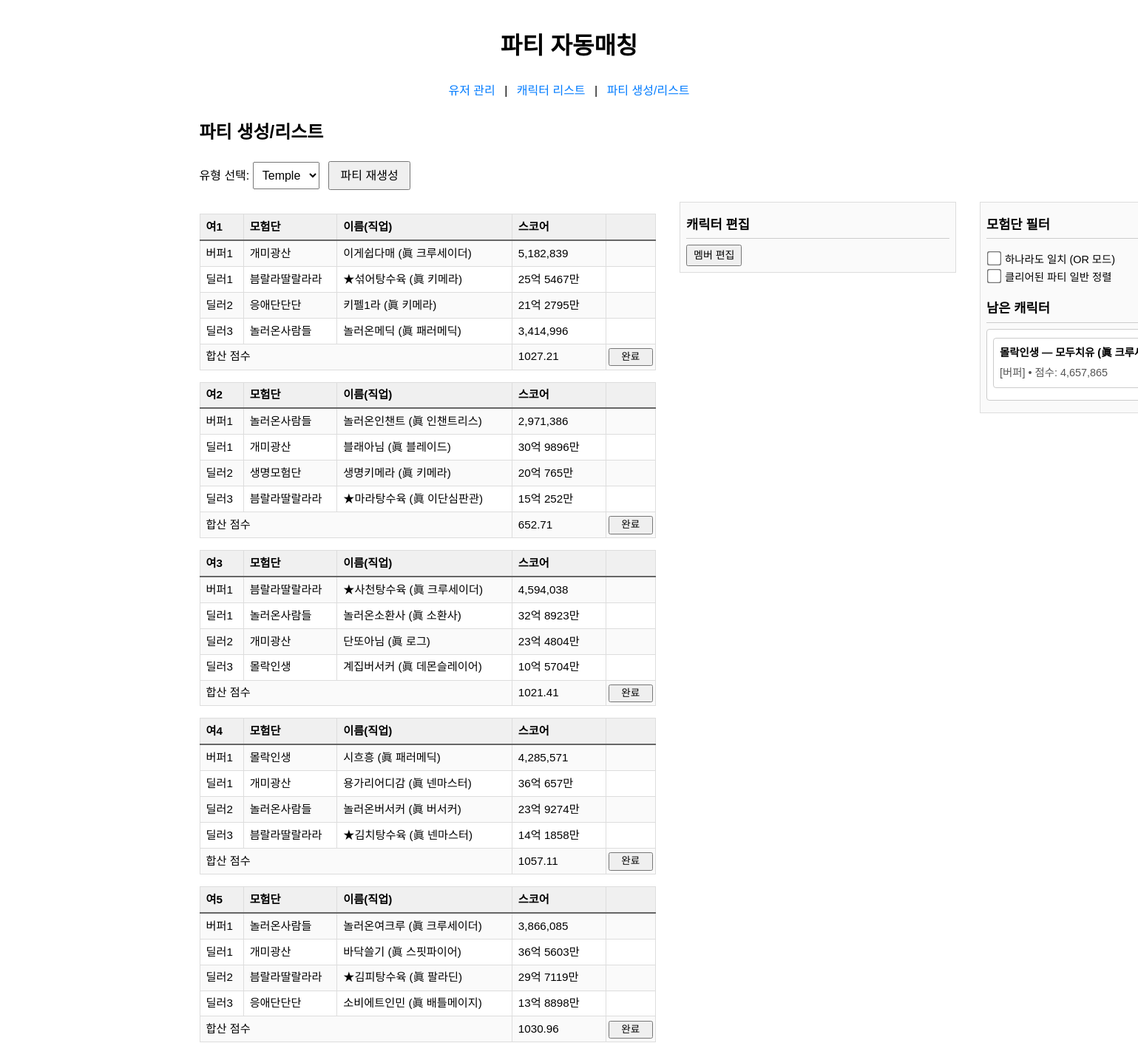
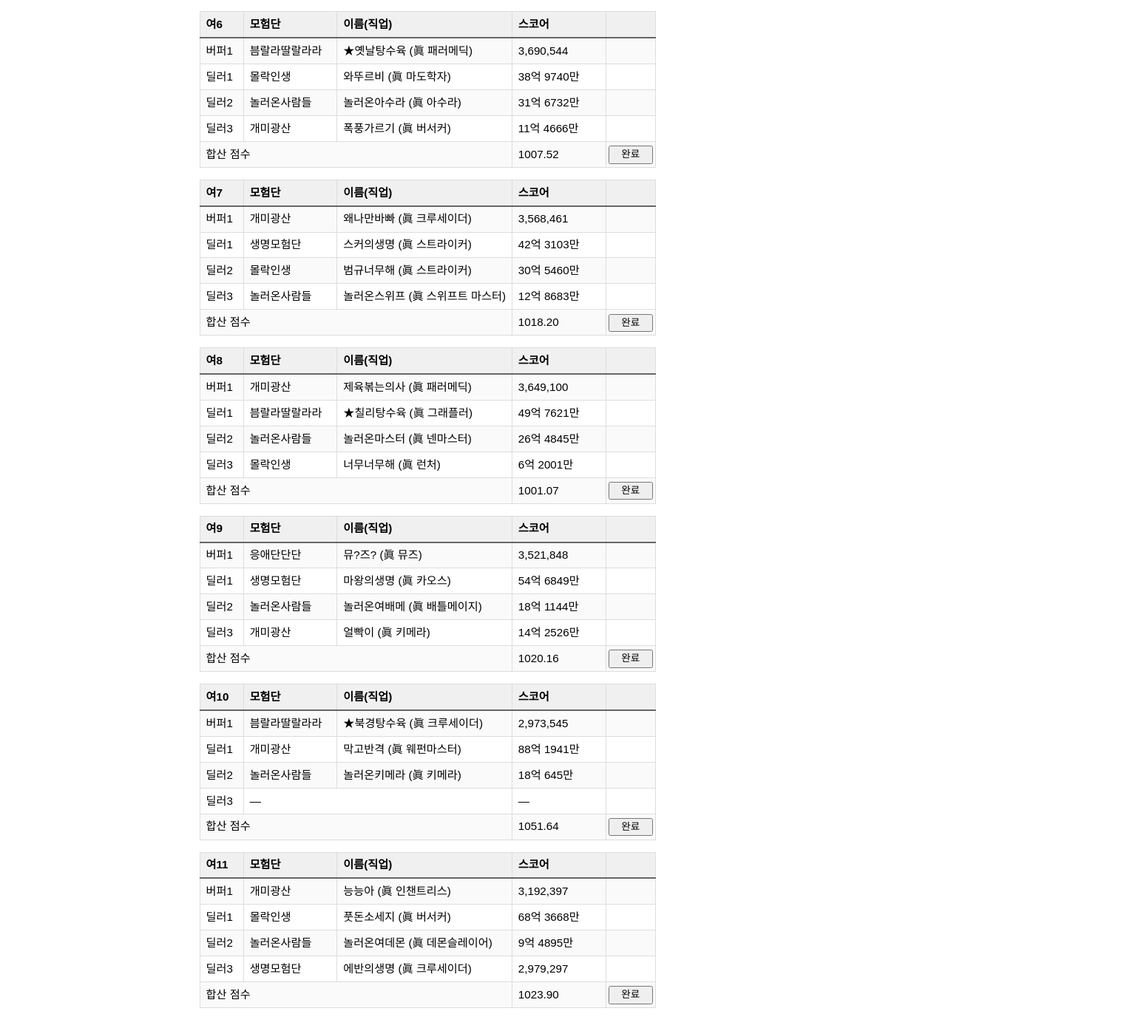
Page /party/ on the committed database (2 pictures, top to bottom).
### tables this page shows
CREATE TABLE "party" (
	"id"	INTEGER,
	"type"	TEXT,
	"buffer"	TEXT,
	"dealer1"	TEXT,
	"dealer2"	TEXT,
	"dealer3"	TEXT,
	"result"	NUMERIC,
	"is_completed"	TEXT,
	PRIMARY KEY("id" AUTOINCREMENT)
);

### blueprints/party.py (the view, shortened to what this page needs)
@party_bp.route('/', methods=['GET', 'POST'])
def list_and_generate():
    role = request.values.get('role', 'temple')
    conn = get_db_connection()
    rows = conn.execute(
        "SELECT id, buffer, dealer1, dealer2, dealer3, result, "
        "       COALESCE(is_completed, 0) AS is_completed "
        "FROM party WHERE type = ? ORDER BY id ASC",
        (role,)
    ).fetchall()
    parties = []
    for r in rows:
        completed_flag = False
        try:
            completed_flag = bool(int(r['is_completed']))
        except Exception:
            completed_flag = bool(r['is_completed'])
        buf = json.loads(r['buffer'])
        buf['isbuffer'] = bool(int(buf.get('isbuffer', 0)))
        dealers = []
        for key in ('dealer1', 'dealer2', 'dealer3'):
            raw = r[key]
            if raw:
                d = json.loads(raw)
                d['isbuffer'] = bool(int(d.get('isbuffer', 0)))
                dealers.append(d)
            else:
                dealers.append(None)
        parties.append({
            'id': r['id'],
            'buffer': buf,
            'dealers': dealers,
            'result': r['result'],
            'is_completed': completed_flag,
        })
    ab_rows = conn.execute(
        "SELECT character FROM abandonment WHERE type = ? ORDER BY id ASC",
        (role,)
    ).fetchall()
    abandoned = [json.loads(r['character']) for r in ab_rows]
    conn.close()
    return render_template(
        'party.html',
        selected=role,
        parties=parties,
        abandoned=abandoned
    )

### app.py (called while the page is built)
def get_db_connection():
    db_path = os.path.join(current_app.root_path, 'database', 'DB.sqlite')
    conn = sqlite3.connect(db_path)
    conn.row_factory = sqlite3.Row
    return conn

### blueprints/party.py (called while the page is built)
def format_korean(num):
    parts = []
    eok = num // 100_000_000
    if eok:
        parts.append(f"{eok}억")
        num %= 100_000_000
    man = num // 10_000
    if man:
        parts.append(f"{man}만")
    return " ".join(parts) or "0"

### templates/party.html (shortened to what this page needs)
{% extends 'base.html' %}
{% block content %}
  <h2>파티 생성/리스트</h2>
  <div style="margin-bottom:1rem;">
    <form method="get" action="" style="display:inline;">
      <label for="role-select">유형 선택:</label>
      <select id="role-select" name="role" onchange="this.form.submit()">
        <option value="temple" {% if selected=='temple' %}selected{% endif %}>Temple</option>
      </select>
    </form>
    <form method="post" action="" style="display:inline; margin-left:0.5rem;">
      <button type="submit">파티 재생성</button>
    </form>
  </div>
  {% if parties %}
    <div class="party-wrapper">
      {% set prefixes = {'temple':'여','azure':'애','venus':'베'} %}
      <div class="party-list">
        {% for p in parties %}
          {% set partyIndex = loop.index %}
          <table class="border table-auto {% if p.is_completed %}completed{% endif %}" data-id="{{ p.id }}">
            <colgroup>
              <col style="width:7ch">
              <col style="width:15ch">
              <col style="width:28ch">
              <col style="width:15ch">
              <col style="width:8ch">
            </colgroup>
            <thead class="bg-gray-100">
              <tr>
                <th>{{ prefixes[selected] }}{{ loop.index }}</th>
                <th>모험단</th>
                <th>이름(직업)</th>
                <th>스코어</th>
                <th></th>
              </tr>
            </thead>
            <tbody>
              <tr class="border-b">
                <td>버퍼1</td>
                <td>{{ p.buffer.adventure }}</td>
                <td>{{ p.buffer.chara_name }} ({{ p.buffer.job }})</td>
                <td class="text-right">{{ "{:,}".format(p.buffer.score) }}</td>
                <td class="swap-col">
                </td>
              </tr>
              {% for i in range(3) %}
                {% set d = p.dealers[i] %}
                <tr class="border-b">
                  <td>딜러{{ i+1 }}</td>
                  {% if d %}
                    <td>{{ d.adventure }}</td>
                    <td>{{ d.chara_name }} ({{ d.job }})</td>
                    <td class="text-right">
                      {% if d.isbuffer %}
                        {{ "{:,}".format(d.score) }}
                      {% else %}
                        {{ d.score | int | korean }}
                      {% endif %}
                    </td>
                  {% else %}
                    <td colspan="2" class="text-center">—</td>
                    <td>—</td>
                  {% endif %}
                  <td class="swap-col">
                  </td>
                </tr>
              {% endfor %}
              <tr class="bg-gray-100">
                <td colspan="3" class="text-right font-semibold">합산 점수</td>
                <td class="text-right font-semibold">
                  {{ "{:.2f}".format(p.result) if p.result is not none else '—' }}
                </td>
                <td>
                  {% if not p.is_completed %}
                    <form method="post"
                          action="{{ url_for('party.complete_party') }}"
                          onsubmit="return confirm('이 파티를 던전 클리어 처리하시겠습니까?');">
                      <button type="submit">완료</button>
                    </form>
                  {% endif %}
                </td>
              </tr>
            </tbody>
          </table>
        {% endfor %}
      </div>
      <div class="middle-list">
        <h3>캐릭터 편집</h3>
        <button id="edit-members-btn">멤버 편집</button>
      </div>
      <div class="abandon-list">
        <h3>모험단 필터</h3>
        <div class="mode-toggle">
          <label><input type="checkbox" id="filter-mode"> 하나라도 일치 (OR 모드)</label><br>
          <label><input type="checkbox" id="show-completed"> 클리어된 파티 일반 정렬</label>
        </div>
        <h3>남은 캐릭터</h3>
        {% if abandoned %}
          <ul class="characters">
            {% for c in abandoned %}
              <li data-char='{{ c|tojson }}'>
                <div class="character-card">
                  <div class="card-top">
                    {{ c.adventure }} — {{ c.chara_name }} ({{ c.job }})
                  </div>
                  <div class="card-bottom">
                    [{{ '버퍼' if c.isbuffer else '딜러' }}] • 점수: {{ "{:,}".format(c.score) }}
                  </div>
                </div>
              </li>
            {% endfor %}
          </ul>
        {% else %}
          <p>남은 캐릭터가 없습니다.</p>
        {% endif %}
      </div>
    </div>
  {% else %}
    <p>해당 유형의 파티가 없습니다. 파티 재생성을 눌러주세요.</p>
  {% endif %}
{% endblock %}

### templates/base.html (shortened to what this page needs)
<!doctype html>
<html lang="ko">
<head>
  <link rel="stylesheet" href="{{ url_for('static', filename='style.css') }}">
</head>
<body>
  <header>
    <h1>파티 자동매칭</h1>
    <nav>
      <a href="{{ url_for('users.list_users') }}">유저 관리</a> |
      <a href="{{ url_for('characters.show_characters') }}">캐릭터 리스트</a> |
      <a href="{{ url_for('party.list_and_generate') }}">파티 생성/리스트</a>
    </nav>
  </header>
  <main>
    {% block content %}{% endblock %}
  </main>
</body>
</html>
</body>
</html>

### static/style.css (style rules this page uses)
body { font-family: sans-serif; max-width: 1000px; margin: 0 auto; padding: 1rem; line-height: 1.6; }
header { text-align: center; margin-bottom: 1.5rem; }
nav { margin-top: 0.5rem; }
nav a { margin: 0 0.5rem; text-decoration: none; color: #007bff; }
select { padding: 0.4rem 0.6rem; font-size: 0.9rem; }
button { padding: 0.4rem 0.8rem; font-size: 1rem; line-height: 1.2; cursor: pointer; margin-right: 0.25rem; }
.table, table { width: auto; border-collapse: collapse; font-size: 0.9rem; margin-top: 1rem; }
th, td { border: 1px solid #ddd; padding: 0.4rem 0.8rem; text-align: left; white-space: nowrap; }
thead th { background-color: #f0f0f0; border-bottom: 2px solid #666; }
tbody tr:nth-child(odd) { background-color: #fafafa; }
@media (min-width: 1024px) and (max-width: 1919px) { body { max-width: 1000px; padding: 1rem; } }
@media (min-width: 1024px) and (max-width: 1919px) { button { padding: 0.5rem 0.9rem; font-size: 1rem; margin-right: 0.4rem; } }
@media (min-width: 1024px) and (max-width: 1919px) { select { padding: 0.5rem; font-size: 1rem; } }
@media (min-width: 1024px) and (max-width: 1919px) { table { font-size: 0.95rem; } }
input[type="checkbox"] { transform: scale(1.5); margin: 0.25rem; }
.party-wrapper { display: flex; align-items: flex-start; gap: 2rem; }
.party-list { flex: 0 0 auto; margin-right: auto; }
.middle-list { flex: 0 0 40ch; position: sticky; top: 1rem; max-height: calc(100vh - 6rem); overflow-y: auto; padding: 0.5rem; border: 1px solid #ddd; background: #fafafa; }
.middle-list h3 { margin-top: 0.5rem; margin-bottom: 0.5rem; font-size: 1.1rem; border-bottom: 1px solid #ccc; padding-bottom: 0.25rem; }
.abandon-list { flex: 0 0 40ch; margin-left: 2rem; position: sticky; top: 1rem; max-height: calc(100vh - 6rem); overflow-y: auto; padding: 0.5rem; border: 1px solid #ddd; background: #fafafa; }
.party-list button, .abandon-list button { padding: 0.10rem 0.5rem; font-size: 0.875rem; line-height: 1.2; }
.party-list table th, .party-list table td { padding: 0.3rem 0.5rem; }
#edit-members-btn { padding: 0.25rem 0.5rem; font-size: 0.875rem; line-height: 1.2; margin: 0; }
.party-list table td:last-child form button { display: inline-block; width: 100%; margin: 0; padding: 0; height: 100%; font-size: 0.85rem; line-height: 1.5em; }
.party-list table td:last-child { padding: 0.2em; text-align: center; vertical-align: middle; }
.party-list table td.swap-col { padding: 0.2em; text-align: center; vertical-align: middle; }
.swap-col { padding: 0; }
.middle-list h3 { border-bottom: 1px solid #ccc; }
.character-card { box-sizing: border-box; width: 100%; padding: 0.75rem 0.75rem 0.75rem 0.75rem; position: relative; margin-top: 0.2rem; margin-bottom: 0.2rem; border: 1px solid #ccc; border-radius: 4px; background: #fff; }
.character-card .card-top { margin-bottom: 0.25rem; font-weight: 500; white-space: nowrap; overflow: hidden; text-overflow: ellipsis; }
.character-card .card-bottom { display: flex; justify-content: space-between; align-items: center; white-space: nowrap; gap: 0.5rem; font-size: 0.85rem; color: #555; }

### templates/party.html (style rules this page uses)
.party-wrapper { display: flex; align-items: flex-start; gap: 2rem; }
.party-list { flex: 0 0 auto; }
.party-list table { width: 65ch; table-layout: fixed; margin-bottom: 1rem; }
.abandon-list { flex: 0 0 40ch; margin-left: auto; position: sticky; top: 1rem; max-height: calc(100vh - 6rem); overflow-y: auto; padding: 0.5rem; border: 1px solid #ddd; background: #fafafa; }
.abandon-list h3 { margin: 0.5rem 0 0.25rem; font-size: 1.1rem; border-bottom: 1px solid #ccc; padding-bottom: 0.25rem; }
.abandon-list .mode-toggle { margin-bottom: 1rem; font-size: 0.9rem; }
.abandon-list ul.characters { list-style: none; padding: 0; margin: 0.5rem 0; }
.abandon-list ul.characters li { margin-bottom: 0.5rem; padding: 0.5rem; border: 1px solid #ccc; border-radius: 4px; background: #fff; font-size: 0.9rem; }
.character-card { border: 1px solid #ccc; border-radius: 4px; padding: 0.5rem; margin-bottom: 0.5rem; background: #fff; }
.character-card .card-top { font-weight: bold; margin-bottom: 0.25rem; }
.character-card .card-bottom { font-size: 0.9rem; color: #555; }

### rows in the picture
party: prefixes "여", buffer.adventure "개미광산", buffer.chara_name "이게쉽다매", buffer.job "眞 크루세이더", buffer.score "5,182,839", i "1" "2" "3", adventure "븜랄라딸랄라라" "응애단단단" "놀러온사람들", chara_name "★섞어탕수육" "키펠1라" "놀러온메딕", job "眞 키메라" "眞 키메라" "眞 패러메딕", score|korean "25억 5467만" "21억 2795만", score "3,414,996", result "1027.21"
party: prefixes "여", buffer.adventure "놀러온사람들", buffer.chara_name "놀러온인챈트", buffer.job "眞 인챈트리스", buffer.score "2,971,386", i "1" "2" "3", adventure "개미광산" "생명모험단" "븜랄라딸랄라라", chara_name "블래아님" "생명키메라" "★마라탕수육", job "眞 블레이드" "眞 키메라" "眞 이단심판관", score|korean "30억 9896만" "20억 765만" "15억 252만", result "652.71"
party: prefixes "여", buffer.adventure "븜랄라딸랄라라", buffer.chara_name "★사천탕수육", buffer.job "眞 크루세이더", buffer.score "4,594,038", i "1" "2" "3", adventure "놀러온사람들" "개미광산" "몰락인생", chara_name "놀러온소환사" "단또아님" "계집버서커", job "眞 소환사" "眞 로그" "眞 데몬슬레이어", score|korean "32억 8923만" "23억 4804만" "10억 5704만", result "1021.41"
party: prefixes "여", buffer.adventure "몰락인생", buffer.chara_name "시흐흥", buffer.job "眞 패러메딕", buffer.score "4,285,571", i "1" "2" "3", adventure "개미광산" "놀러온사람들" "븜랄라딸랄라라", chara_name "용가리어디감" "놀러온버서커" "★김치탕수육", job "眞 넨마스터" "眞 버서커" "眞 넨마스터", score|korean "36억 657만" "23억 9274만" "14억 1858만", result "1057.11"
party: prefixes "여", buffer.adventure "놀러온사람들", buffer.chara_name "놀러온여크루", buffer.job "眞 크루세이더", buffer.score "3,866,085", i "1" "2" "3", adventure "개미광산" "븜랄라딸랄라라" "응애단단단", chara_name "바닥쓸기" "★김피탕수육" "소비에트인민", job "眞 스핏파이어" "眞 팔라딘" "眞 배틀메이지", score|korean "36억 5603만" "29억 7119만" "13억 8898만", result "1030.96"
party: prefixes "여", buffer.adventure "븜랄라딸랄라라", buffer.chara_name "★옛날탕수육", buffer.job "眞 패러메딕", buffer.score "3,690,544", i "1" "2" "3", adventure "몰락인생" "놀러온사람들" "개미광산", chara_name "와뚜르비" "놀러온아수라" "폭풍가르기", job "眞 마도학자" "眞 아수라" "眞 버서커", score|korean "38억 9740만" "31억 6732만" "11억 4666만", result "1007.52"
party: prefixes "여", buffer.adventure "개미광산", buffer.chara_name "왜나만바빠", buffer.job "眞 크루세이더", buffer.score "3,568,461", i "1" "2" "3", adventure "생명모험단" "몰락인생" "놀러온사람들", chara_name "스커의생명" "범규너무해" "놀러온스위프", job "眞 스트라이커" "眞 스트라이커" "眞 스위프트 마스터", score|korean "42억 3103만" "30억 5460만" "12억 8683만", result "1018.20"
party: prefixes "여", buffer.adventure "개미광산", buffer.chara_name "제육볶는의사", buffer.job "眞 패러메딕", buffer.score "3,649,100", i "1" "2" "3", adventure "븜랄라딸랄라라" "놀러온사람들" "몰락인생", chara_name "★칠리탕수육" "놀러온마스터" "너무너무해", job "眞 그래플러" "眞 넨마스터" "眞 런처", score|korean "49억 7621만" "26억 4845만" "6억 2001만", result "1001.07"
party: prefixes "여", buffer.adventure "응애단단단", buffer.chara_name "뮤?즈?", buffer.job "眞 뮤즈", buffer.score "3,521,848", i "1" "2" "3", adventure "생명모험단" "놀러온사람들" "개미광산", chara_name "마왕의생명" "놀러온여배메" "얼빡이", job "眞 카오스" "眞 배틀메이지" "眞 키메라", score|korean "54억 6849만" "18억 1144만" "14억 2526만", result "1020.16"
party: prefixes "여", buffer.adventure "븜랄라딸랄라라", buffer.chara_name "★북경탕수육", buffer.job "眞 크루세이더", buffer.score "2,973,545", i "1" "2" "3", adventure "개미광산" "놀러온사람들", chara_name "막고반격" "놀러온키메라", job "眞 웨펀마스터" "眞 키메라", score|korean "88억 1941만" "18억 645만", result "1051.64"
party: prefixes "여", buffer.adventure "개미광산", buffer.chara_name "능능아", buffer.job "眞 인챈트리스", buffer.score "3,192,397", i "1" "2" "3", adventure "몰락인생" "놀러온사람들" "생명모험단", chara_name "풋돈소세지" "놀러온여데몬" "에반의생명", job "眞 버서커" "眞 데몬슬레이어" "眞 크루세이더", score|korean "68억 3668만" "9억 4895만", score "2,979,297", result "1023.90"

### other values in the picture
{{ c.adventure }} "몰락인생"
{{ c.chara_name }} "모두치유"
{{ c.job }} "眞…"
{{ '버퍼' if c.isbuffer else '딜러' }} "버퍼"
{{ "{:,}".format(c.score) }} "4,657,865"
